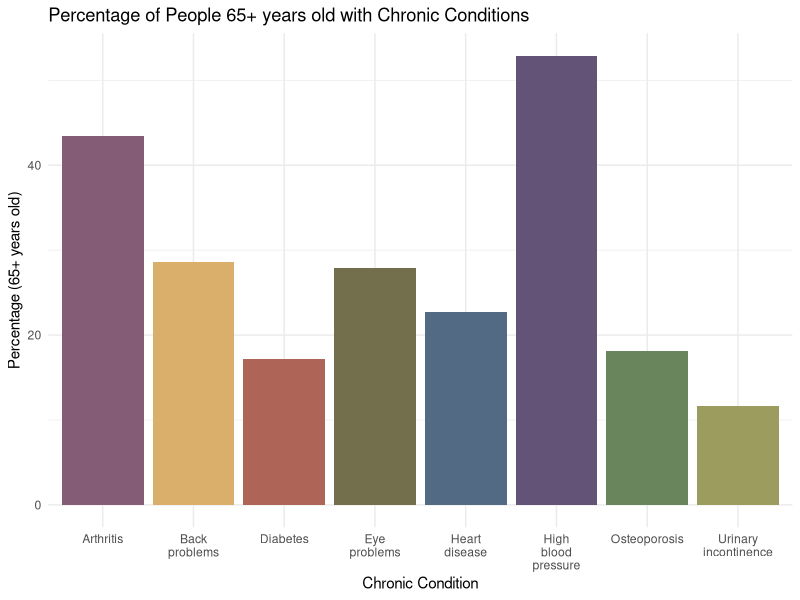

Write the R code that produced this figure.
## ---- chunk 1
#| echo: false
#Installing necessary libraries:
library(dplyr)
library(scales) #It allows us using label_wrap in next codeblock
library(tidyr)
library(ggplot2)

#Creating data frame with data:
my_data <- data.frame(
  chronic_conditions <- c("High blood pressure", "Arthritis", "Back problems", "Eye problems", "Heart disease", "Osteoporosis", "Diabetes", "Urinary incontinence"),
  the_percentage_65_or_older <- c(52.9, 43.4, 28.6, 27.9, 22.7, 18.1, 17.2, 11.7)
)
## ---- chunk 2

#We define our colors
color <- c("#855C75FF", "#D9AF6BFF", "#AF6458FF", "#736F4CFF", 
           "#526A83FF", "#625377FF", "#68855CFF", "#9C9C5EFF")


#We start plotting 
ggplot(my_data, aes(x = chronic_conditions, y = the_percentage_65_or_older, fill = chronic_conditions)) +
  geom_col(show.legend = FALSE) +
  scale_x_discrete(labels = label_wrap(10))+ #this commeds breakes labels
  scale_fill_manual(values = color) + #we fill our columns with previously defined colors
  labs(
    x = "Chronic Condition", 
    y = "Percentage (65+ years old)",
    title = "Percentage of People 65+ years old with Chronic Conditions"
  ) +
  theme_minimal() 
  
